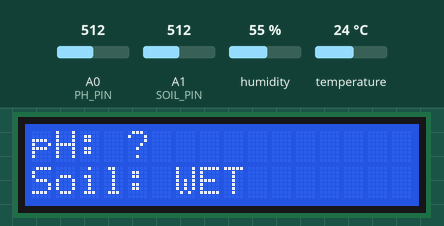
This sketch was run on a simulated Arduino Uno, built with avr-gcc and run on an emulated ATmega328P. Parts: 16×2 character LCD. The test bench sets the inputs (shaded band); at power-on: A1 (SOIL_PIN) = 512, A0 (PH_PIN) = 512, humidity 55 %, temperature 24 °C. What the sketch prints to the serial monitor is not drawn.

Above: at 3.2 s.
3.3 s: A1 (SOIL_PIN) set to 592
15.9 s: A1 (SOIL_PIN) set to 619
At 21.9 s:
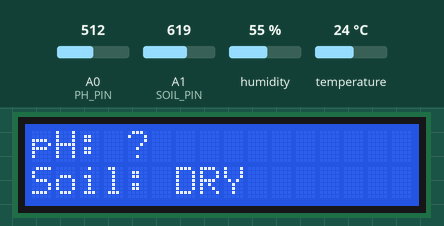
28.5 s: A1 (SOIL_PIN) set to 590
At 35.2 s:
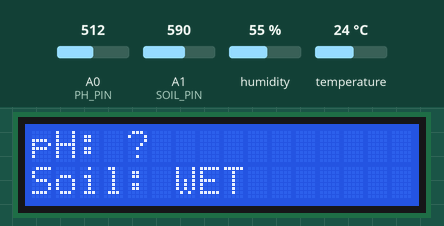
41.1 s: A1 (SOIL_PIN) set to 610
At 48.5 s:
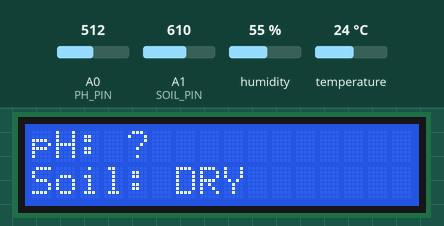
Timing chart, 0 to 50.0 s (numbered marks = the images above; inputs shaded):
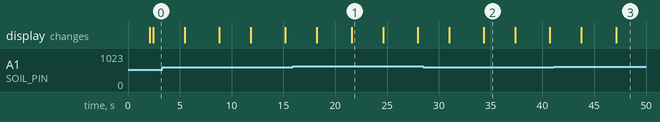

Measured:
- the behaviour switches between 600 and 601 on A1 (SOIL_PIN) (found by bisection; images 0 and 1)
- after the input at 15.9 s, the display: first differs from a run without the input after 5.7 s (image 1)
- after the input at 28.5 s, the display: first differs from a run without the input after 5.9 s (image 2)
- after the input at 41.1 s, the display: first differs from a run without the input after 6.0 s (image 3)
- what the display in image 1 shows lasts 3.0 s, from 21.6 s to 24.6 s

The sketch:

krishisense_arduino.ino
```cpp
#include <string.h>
#include <Wire.h>
#include <LiquidCrystal_I2C.h>
#include <DHT.h>

// =====================================================
// SMART PLANT MONITORING SYSTEM
// Arduino UNO + pH + DHT11 + HW-080 + LCD
// =====================================================

// LCD (Default I2C address 0x27, change to 0x3F if your module uses that)
LiquidCrystal_I2C lcd(0x27, 16, 2);

// pH Sensor
#define PH_PIN A0
const float PH7_VOLTAGE = 3.873;
const float VOLTAGE_PER_PH = 0.18;

// DHT Sensor (Change DHT11 to DHT22 if using a white sensor)
#define DHT_PIN 2
#define DHT_TYPE DHT11
DHT dht(DHT_PIN, DHT_TYPE);

// Soil Moisture Sensor
#define SOIL_PIN A1
#define SOIL_THRESHOLD 600

// =====================================================

void printLCDLine(byte row, const char *text) {
  lcd.setCursor(0, row);
  lcd.print(text);
  int len = strlen(text);

  while (len < 16) {
    lcd.print(" ");
    len++;
  }
}

// =====================================================

void setup() {
  Serial.begin(9600);

  lcd.init();
  lcd.backlight();

  dht.begin();

  lcd.clear();
  lcd.setCursor(0, 0);
  lcd.print("Smart Plant");
  lcd.setCursor(0, 1);
  lcd.print("Initializing...");
  delay(2000);

  lcd.clear();
}

// =====================================================

void loop() {

  // ---------------- READ pH ----------------

  long totalPH = 0;

  for (int i = 0; i < 20; i++) {
    totalPH += analogRead(PH_PIN);
    delay(10);
  }

  float rawPH = totalPH / 20.0;
  float voltage = rawPH * 5.0 / 1023.0;

  float pH = 7.00 +
            ((PH7_VOLTAGE - voltage) / VOLTAGE_PER_PH);

  pH = constrain(pH, 0.0, 14.0);

  // ---------------- READ DHT ----------------

  float humidity = dht.readHumidity();
  float temperature = dht.readTemperature();

  // ---------------- READ SOIL ----------------

  int soilValue = analogRead(SOIL_PIN);

  bool soilDry = soilValue > SOIL_THRESHOLD;

  // ---------------- SERIAL MONITOR ----------------

  Serial.println("\n-----------------------------");

  Serial.print("pH: ");
  Serial.println(pH, 2);

  Serial.print("Raw pH: ");
  Serial.println(rawPH, 1);

  Serial.print("Voltage: ");
  Serial.println(voltage, 3);

  Serial.print("Temperature: ");

  if (isnan(temperature)) {
    Serial.println("DHT Error");
  } else {
    Serial.print(temperature, 1);
    Serial.println(" C");
  }

  Serial.print("Humidity: ");

  if (isnan(humidity)) {
    Serial.println("DHT Error");
  } else {
    Serial.print(humidity, 1);
    Serial.println(" %");
  }

  Serial.print("Soil Raw: ");
  Serial.println(soilValue);

  Serial.print("Soil Status: ");
  Serial.println(soilDry ? "WATER NEEDED" : "WET");

  // ---------------- LCD PAGE 1 ----------------

  lcd.clear();

  char line1[17];
  char line2[17];

  snprintf(line1, sizeof(line1), "pH: %.2f", pH);

  if (soilDry) {
    snprintf(line2, sizeof(line2), "Soil: DRY");
  } else {
    snprintf(line2, sizeof(line2), "Soil: WET");
  }

  printLCDLine(0, line1);
  printLCDLine(1, line2);

  delay(3000);

  // ---------------- LCD PAGE 2 ----------------

  lcd.clear();

  if (isnan(temperature)) {
    snprintf(line1, sizeof(line1), "Temp: Error");
  } else {
    snprintf(line1, sizeof(line1), "Temp: %.1f%cC",
            temperature, (char)223);
  }

  if (isnan(humidity)) {
    snprintf(line2, sizeof(line2), "Hum: Error");
  } else {
    snprintf(line2, sizeof(line2), "Hum: %.1f%%",
            humidity);
  }

  printLCDLine(0, line1);
  printLCDLine(1, line2);

  delay(3000);
}
```
